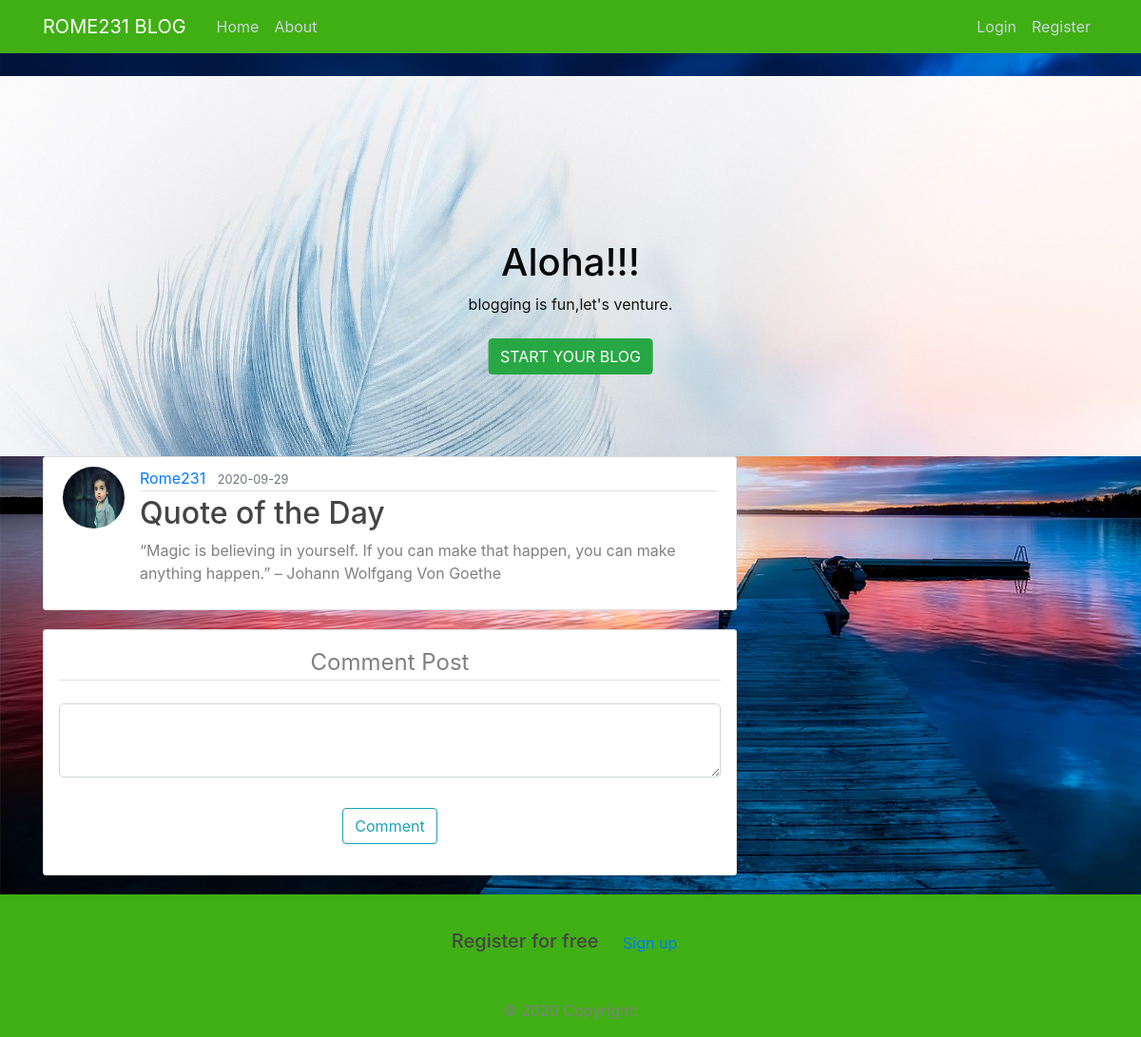
Screenshot of /post/2 with the database file from the repository.
### app/models.py (models this page shows, shortened)
class User(db.Model, UserMixin):
    id = db.Column(db.Integer, primary_key=True)
    username = db.Column(db.String(20), unique=True, nullable=False)
    email = db.Column(db.String(120), unique=True, nullable=False)
    image_file = db.Column(db.String(20), nullable=False, default='default.jpg')
    password = db.Column(db.String(60), nullable=False)
    posts = db.relationship('Post', backref='author', lazy=True)
    comments = db.relationship('Comment', backref='author', lazy=True)
    roles = db.relationship('Role', backref='author', lazy=True)

class Post(db.Model):
    id = db.Column(db.Integer, primary_key=True)
    title = db.Column(db.String(100), nullable=False)
    date_posted = db.Column(db.DateTime, nullable=False, default=datetime.utcnow)
    content = db.Column(db.Text, nullable=False)
    user_id = db.Column(db.Integer, db.ForeignKey('user.id'), nullable=False)

### app/views.py (the view)
@app.route("/post/<int:post_id>", methods=["POST", "GET"])
def post(post_id):
    post = Post.query.get_or_404(post_id)
    comments = Comment.query.all()
    form = CommentForm()
    if form.validate_on_submit():
        comments = Comment(content=form.content.data, author=current_user)
        db.session.add(comments)
        db.session.commit()
        flash('Your comment has been created!', 'success')
        return redirect(url_for('home'))
    return render_template('post.html', title=post.title, post=post, form=form, comments=comments)

### app/forms.py
class CommentForm(FlaskForm):
    content = TextAreaField('Content', validators=[DataRequired()])
    submit = SubmitField('Comment')

### app/templates/post.html (shortened to what this page needs)
{% extends "blog.html" %}
{% block content %}
  <article class="media content-section">
    <img class="rounded-circle article-img" src="{{ url_for('static', filename='profile_pics/' + post.author.image_file) }}">
    <div class="media-body">
      <div class="article-metadata">
        <a class="mr-2" href="{{ url_for('user_posts', username=post.author.username) }}">{{ post.author.username }}</a>
        <small class="text-muted">{{ post.date_posted.strftime('%Y-%m-%d') }}</small>
      </div>
      <h2 class="article-title">{{ post.title }}</h2>
      <p class="article-content">{{ post.content }}</p>
    </div>
  </article>
  <div class="content-section card p-3 mt-3">
    <form action="" method="POST">
      <fieldset class="form-group">
        <legend class="border-bottom mb-4 mt-5 text-center">
          Comment Post
        </legend>
        <div class="form-group">
          {% if form.content.errors %} {{ form.content(class="form-control
          form-control-lg is-invalid") }}
          <div class="invalid-feedback">
            {% for error in form.content.errors %}
            <span>{{ error }}</span>
            {% endfor %}
          </div>
          {% else %} {{ form.content(class="form-control form-control-lg") }}
          {% endif %}
        </div>
      </fieldset>
      <div class="form-group text-center">
        {{form.submit(class="btn btn-outline-info")}}
      </div>
    </form>
  </div>
{% endblock content %}

### app/static/main.css (style rules this page uses)
body { background-image:url('../static/profile_pics/sweden-2459840_1920.jpg'); color: grey; margin-top: 5rem; background-repeat: no-repeat; background-size: cover; }
h1, h2, h3, h4, h5, h6 { color: #444444; }
.content-section { background: #ffffff; padding: 10px 20px; border: 1px solid #dddddd; border-radius: 3px; margin-bottom: 20px; }
.article-title { color: #444444; }
.article-content { white-space: pre-line; }
.article-img { height: 65px; width: 65px; margin-right: 16px; }
.article-metadata { padding-bottom: 1px; margin-bottom: 4px; border-bottom: 1px solid #e3e3e3 }

### rows the page displays
User: image_file (placeholder picture), author.username "Rome231"
Post: date_posted "2020-09-29", title "Quote of the Day", content "“Magic is believing in yourself. If you can make that happen, you can make anything happen.” – Johann Wolfgang Von Goethe"
